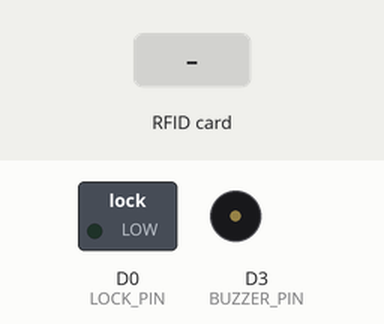
Recording of a sketch running on a simulated ESP8266 (NodeMCU). Shown: switched loads named in the sketch (green lamp = pin HIGH), buzzer (waves = sounding). The inputs (shaded band) are chosen by the test bench. WiFi joins after 1.5 s; servers stay silent unless stated; uploads are accepted with an empty reply; EEPROM starts erased; what the sketch prints to the serial monitor is not drawn.

Above: at 3.9 s.
4.0 s: RFID card 15 97 53 26 84 held to the reader
At 5.3 s:
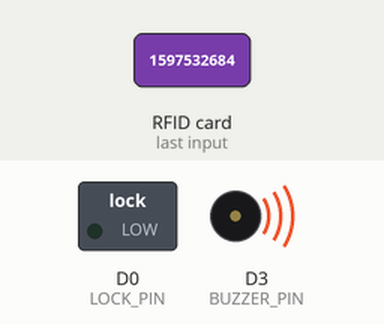
Timing chart, 0 to 7.0 s (numbered marks = the images above; inputs shaded):
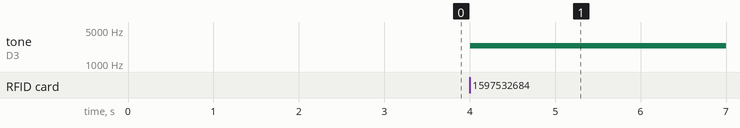

Measured:
- after the input at 4.0 s, tone on D3 (BUZZER_PIN): silent → 2400 Hz at once

The sketch:

locker.ino
```cpp
#include <SPI.h>
#include <PN532_SPI.h>
#include <PN532.h>
#include <EEPROM.h>
#include <ArduinoJson.h>
#include <ESP8266HTTPClient.h>
#include <ESP8266WiFi.h>
#include <string.h>
#include "config.h"

DynamicJsonDocument doc(2048);
JsonArray repos;
unsigned long timenow = 0;
PN532_SPI pn532spi(SPI, D2);
PN532 nfc(pn532spi);
uint8_t cards[30][4];
uint8_t temp[4];
HTTPClient http;

void buzzer(bool accepted) {
  if (accepted) {
    tone(BUZZER_PIN , BUZZER_FREQ);
    delay(250);
    noTone(BUZZER_PIN);
  } else {
    tone(BUZZER_PIN , BUZZER_FREQ);
    delay(1000);
    noTone(BUZZER_PIN);
  }
}

void unlock() {
  digitalWrite(LOCK_PIN , HIGH);
  delay(5000);
  digitalWrite(LOCK_PIN , LOW);
}

void connectToWifi(String networkName, String networkPassword) {
  int counter = 0;
  WiFi.begin(networkName, networkPassword);
  Serial.print("Connecting");

  while (WiFi.status() != WL_CONNECTED) {
    delay(500);
    Serial.print(".");
    if (counter++ > WIFI_ATTEMPTS)
    {
      Serial.println("\nConnection Failed");
      return;
    }
  }
  Serial.print("\nConnected, IP address: ");
  Serial.println(WiFi.localIP());
}

void saveToEEPROM() {
  int count = 8; //First 8 bytes are reserved
  for (size_t i = 0; i < 30 ; i++)
  {
    for (size_t j = 0; j < 4; j++)
    {
      EEPROM.write(count , cards[i][j]);
      count++;
    }
  }
  EEPROM.write(512 , 30);
  EEPROM.commit();
}

void toId(const char st[8] , uint8_t t[4]) {
  // uint8_t* uid = new uint8_t [4];
  for (int i = 0; i < 4; ++i) {
    char xx = st[i * 2];
    char yy = st[i * 2 + 1];
    uint8_t x = xx - '0';
    uint8_t y = (yy - '0');
    if (xx >= 'A' )
    {
      x = xx - 'A' + 10 ;
    }
    if (yy >= 'A' )
    {
      y = yy - 'A' + 10;
    }

    t[i] = x * 16 + y;
  }
}

//zero-mode in arduinoJson library:
//input shouldn't be const or should hold the dyanamic doc alive because arduinoJson is changing the input
//or the programm may crash after several runs
void jsontoarr() {
  size_t uidSize = repos.size();
  int i = 0;
  for (JsonObject repo : repos) {
    toId(repo["uid"].as<char* >(), temp);
    for (int j = 0; j < 4; j++) {
      cards[i][j] = temp[j];
    }
    i++;
  }
}

char* toString (uint8_t uid[]) {
  char* st = new char[8];
  for (int i = 0; i < 4; ++i) {
    int x = uid[i] / 16;
    int y = uid[i] % 16;
    char xx = x + '0'  , yy = y + '0';
    if (x > 9) {
      xx = x - 10 + 'A';
    }
    if (y > 9) {
      yy = y - 10 + 'A';
    }
    st[i * 2] = xx;
    st[i * 2 + 1] = yy;
  }
  return st;
}

void POSTLog(const char* uid  , bool accepted ) {
  String output;
  output = " ";
  output += "{\"uid\":\"";

  for (int i = 0; i < 8; i++) {
    output += uid[i];
  }
  output += "\",\"approved\":";
  if (accepted) {
    output += "true";
  } else {
    output += "false";
  }
  output += "}";
  http.begin(SERVER_ROOT LOG_URL);
  http.addHeader("Content-Type", "application/json");
  int httpCode = http.POST(output);
  if (httpCode < 0) {
    Serial.printf("Status :::: [HTTP] POST... failed, error: %s\n", http.errorToString(httpCode).c_str());
  }
  http.end();
}

bool isMember(uint8_t uid[]) {
  int count = 0, j = 0;
  int columnSize = sizeof(cards[0]) / sizeof(cards[0][0]);

  for (int k = 0; k < 30 ; k++) {
    for (int i = 0; i < 4; i++) {
      if (cards[k][i] != uid[j]) {
        count = 0;
        j = 0;
        break;
      }
      else if (cards[k][i] == uid[j]) {
        count++;
        if (count == 4) {
          Serial.println("Match Found");
          return true;
        }
        j++;
      }

    }
  }
  Serial.println("Match Not Found");
  return false;
}

int getListFromServer() {
  http.begin(SERVER_ROOT MEMBERSLIST_URL);
  int httpCode = http.GET();
  if (httpCode < 0) {
    return httpCode;
  }
  Stream& response = http.getStream();
  doc.clear();
  deserializeJson(doc, response);
  repos = doc.as<JsonArray>();
  return httpCode;
}

void readFromEEPROM() {
  //EEPROM first and second rows are reserved
  int c = 8;
  for (size_t i = 0; i < 30; i++)
  {
    for (size_t j = 0; j < 4 ; j++)
    {
      cards[i][j] = EEPROM.read(c++);
    }
  }
}

void nfcSetup() {
  uint32_t versiondata = nfc.getFirmwareVersion();
  if (! versiondata) {
    Serial.print("Didn't find PN53x board");
    while (1); // halt
  }
  // Got ok data, print it out!
  Serial.print("Found chip PN5"); Serial.println((versiondata >> 24) & 0xFF, HEX);
  Serial.print("Firmware ver. "); Serial.print((versiondata >> 16) & 0xFF, DEC);
  Serial.print('.'); Serial.println((versiondata >> 8) & 0xFF, DEC);

  // Set the max number of retry attempts to read from a card
  // This prevents us from waiting forever for a card, which is
  // the default behaviour of the PN532.
  nfc.setPassiveActivationRetries(0xFF);

  // configure board to read RFID tags
  nfc.SAMConfig();

  Serial.println("Waiting for an ISO14443A card");
}

bool isTimePassed(long long duration) {
  if (millis() - timenow > duration) {
    timenow = millis();
    return true;
  }
  return false;
}

void updateMembersList() {
  int result = getListFromServer();
  if (result == 200)
  {
    jsontoarr();
    saveToEEPROM();
  } else if (EEPROM.read(512) != 0xFF)
  {
    readFromEEPROM();
  }
}

void printUidValue(uint8_t uid[] , uint8_t uidLength) {
  Serial.println("Found a card!");
  Serial.print("UID Length: "); Serial.print(uidLength, DEC); Serial.println(" bytes");
  Serial.print("UID Value: ");
  for (uint8_t i = 0; i < uidLength; i++)
  {
    Serial.print(" 0x"); Serial.print(uid[i], HEX);

  }
}

void setup(void) {
  EEPROM.begin(520);
  Serial.begin(115200);
  Serial.println("Hello!");
  pinMode(BUZZER_PIN, OUTPUT);
  pinMode(LOCK_PIN , OUTPUT);
  digitalWrite(LOCK_PIN , LOW);
  digitalWrite(BUZZER_PIN , LOW);
  delay(1000);
  connectToWifi(WIFI_SSID, WIFI_PASS);
  updateMembersList();
  timenow = millis();
  nfc.begin();
  nfcSetup();
}

void loop(void) {
  boolean success;
  boolean accepted;
  uint8_t uid[] = { 0, 0, 0, 0 , 0 , 0 , 0  };
  uint8_t uidLength;

  success = nfc.readPassiveTargetID(PN532_MIFARE_ISO14443A, &uid[0], &uidLength);

  if (isTimePassed(UPDATE_INTERVAL)) {
    updateMembersList();
  }

  if (success) {
    accepted = isMember(uid);
    buzzer(accepted);
    if (accepted) {
      unlock();
    }
    POSTLog(toString(uid) , accepted);
    while (nfc.readPassiveTargetID(PN532_MIFARE_ISO14443A, &uid[0], &uidLength)) {}
  }
}
```

config.h
```cpp
#ifndef _CONFIG_H
#define _CONFIG_H

#define WIFI_SSID "HomeA"
#define WIFI_PASS "1597532684"
#define WIFI_ATTEMPTS 20

#define SERVER_ROOT "http://192.168.1.127:8000"
#define LOG_URL "/core/entry-log/"
#define MEMBERSLIST_URL "/core/members-list/"

#define UPDATE_INTERVAL 30000

#define BUZZER_PIN D3
#define LOCK_PIN D0
#define BUZZER_FREQ 2400

#endif
```
